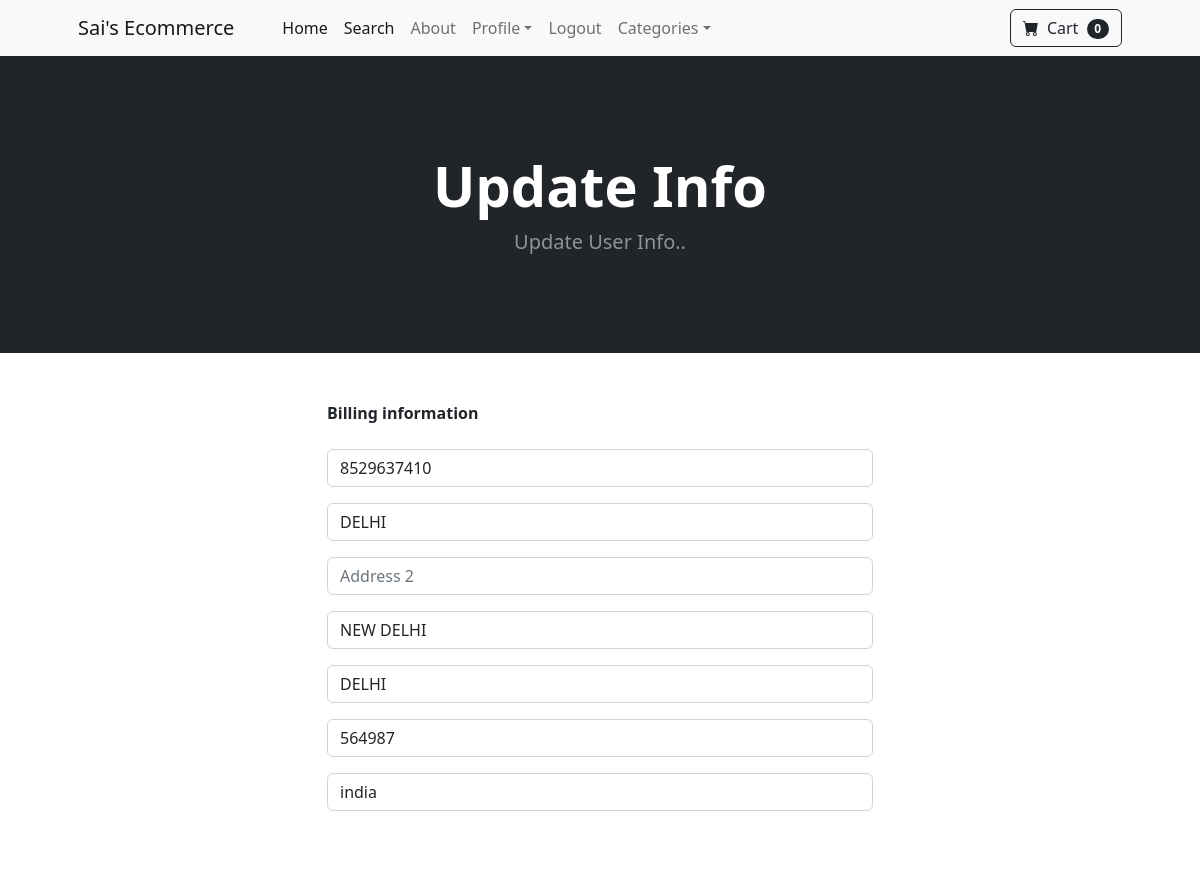
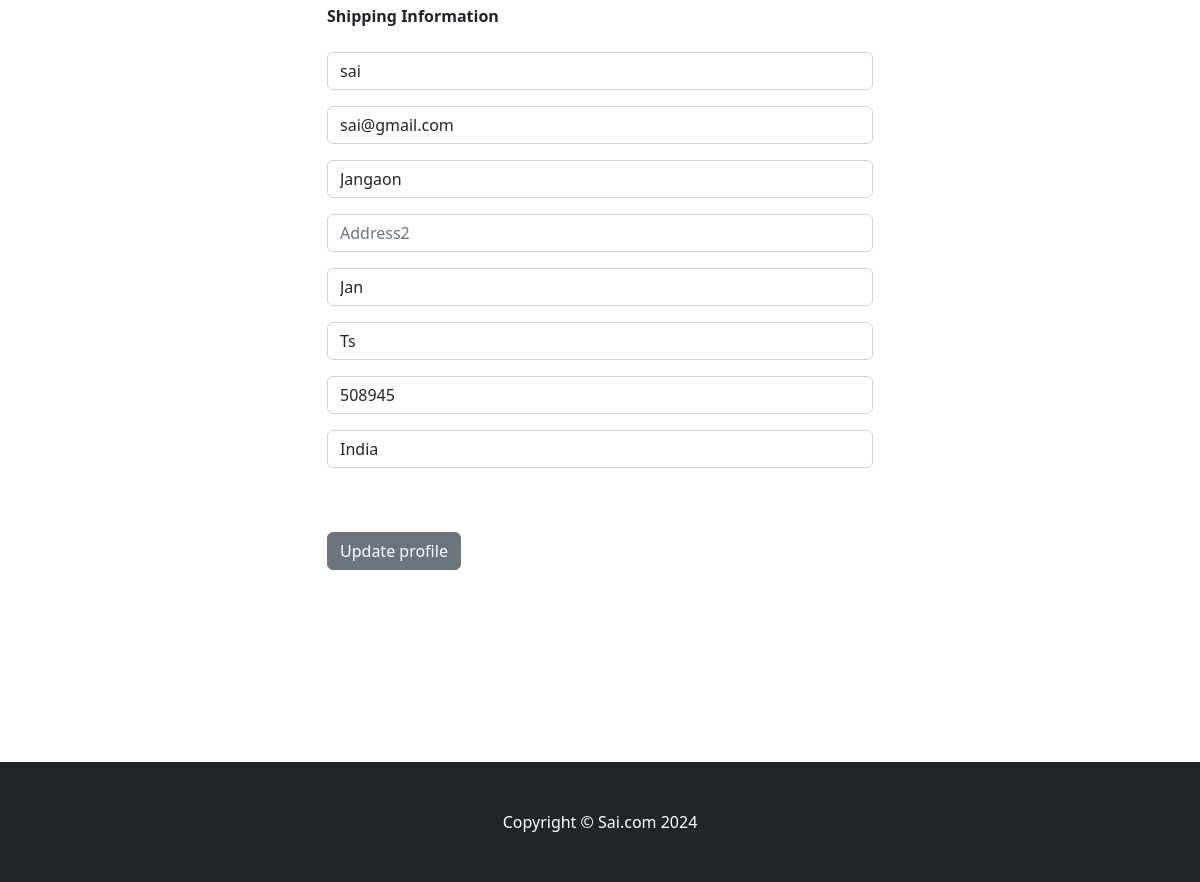
The page /update_info/ (signed in) on the database its author committed (2 pictures, top to bottom).
### travello/models.py (models this page shows, shortened)
class Profile(models.Model):
	user = models.OneToOneField(User, on_delete=models.CASCADE)
	date_modified = models.DateTimeField(User, auto_now=True)
	phone = models.CharField(max_length=20, blank=True)
	address1 = models.CharField(max_length=200, blank=True)
	address2 = models.CharField(max_length=200, blank=True)
	city = models.CharField(max_length=200, blank=True)
	state = models.CharField(max_length=200, blank=True)
	zipcode = models.CharField(max_length=200, blank=True)
	country = models.CharField(max_length=200, blank=True)
	old_cart = models.CharField(max_length=200, blank=True, null=True)

### payment/models.py (models this page shows, shortened)
class ShippingAddress(models.Model):
	user = models.ForeignKey(User, on_delete=models.CASCADE, null=True, blank=True)
	shipping_full_name = models.CharField(max_length=255)
	shipping_email = models.CharField(max_length=255)
	shipping_address1 = models.CharField(max_length=255)
	shipping_address2 = models.CharField(max_length=255, null=True, blank=True)
	shipping_city = models.CharField(max_length=255)
	shipping_state = models.CharField(max_length=255, null=True, blank=True)
	shipping_zipcode = models.CharField(max_length=255, null=True, blank=True)
	shipping_country = models.CharField(max_length=255)
	class Meta:
		verbose_name_plural = "Shipping Address"

### travello/views.py (the view)
# urls.py: path('update_info/', views.update_info, name='update_info'),
def update_info(request):
    if request.user.is_authenticated:
            current_user = Profile.objects.get(user__id = request.user.id)
            shipping_user = ShippingAddress.objects.get(user__id=request.user.id)
            form = UserInfoForm(request.POST or None, instance=current_user)
            shipping_form = ShippingForm(request.POST or None, instance=shipping_user)
            if form.is_valid() or shipping_form.is_valid():
                form.save()
                shipping_form.save()
                messages.success(request, "Your Info Has Been Updated!!")
                return redirect('index')
            return render(request, "update_info.html", {'form':form,'shipping_form':shipping_form})
    else:
            messages.success(request, "You Must Be Logged In To Access That Page!!")
            return redirect('index')

### travello/forms.py
class UserInfoForm(forms.ModelForm):
	phone = forms.CharField(label="", widget=forms.TextInput(attrs={'class':'form-control', 'placeholder':'Phone'}), required=False)
	address1 = forms.CharField(label="", widget=forms.TextInput(attrs={'class':'form-control', 'placeholder':'Address 1'}), required=False)
	address2 = forms.CharField(label="", widget=forms.TextInput(attrs={'class':'form-control', 'placeholder':'Address 2'}), required=False)
	city = forms.CharField(label="", widget=forms.TextInput(attrs={'class':'form-control', 'placeholder':'City'}), required=False)
	state = forms.CharField(label="", widget=forms.TextInput(attrs={'class':'form-control', 'placeholder':'State'}), required=False)
	zipcode = forms.CharField(label="", widget=forms.TextInput(attrs={'class':'form-control', 'placeholder':'Zipcode'}), required=False)
	country = forms.CharField(label="", widget=forms.TextInput(attrs={'class':'form-control', 'placeholder':'Country'}), required=False)
	class Meta:
		model = Profile
		fields = ('phone', 'address1', 'address2', 'city', 'state', 'zipcode', 'country', )

### cart/cart.py (called while the page is built)
    def __len__(self):
        return len(self.cart)

### cart/context_processors.py (called while the page is built)
def cart(request):
    return {'cart' : Cart(request)}

### pythproj/templates/update_info.html (shortened to what this page needs)
{% extends 'base1.html' %}
{% block content %}
<header class="bg-dark py-5">
    <div class="container px-4 px-lg-5 my-5">
        <div class="text-center text-white">
            <h1 class="display-4 fw-bolder">Update Info</h1>
            <p class="lead fw-normal text-white-50 mb-0">Update User Info..</p>
        </div>
    </div>
</header>
<div class="container">
    <div class="row">
        <div class="col-md-6 offset-md-3">
            <br/><br/>
                <strong>Billing information</strong>
            <br/><br/>
            <form method="POST" action="{% url 'update_info' %}">
                {{ form.as_p }}
                <br/><br/>
                <strong>Shipping Information</strong>
                <br/><br/>
                {{ shipping_form.as_p }}
                <br/><br/>
                <button type="submit" class="btn btn-secondary">
                    Update profile
                </button>
            </form>
            <br/><br/>
                <br/><br/>
                <br/><br/>
                <br/><br/>
            </div>
    </div>
</div>
{% endblock %}

### rows shown on the page
Profile: phone "8529637410", address1 "DELHI", city "NEW DELHI", state "DELHI", zipcode "564987", country "india"
ShippingAddress: shipping_full_name "sai", shipping_email "sai@gmail.com", shipping_address1 "Jangaon", shipping_city "Jan", shipping_state "Ts", shipping_zipcode "508945", shipping_country "India"

### other values the page prints
{{ cart|length }} "0"
